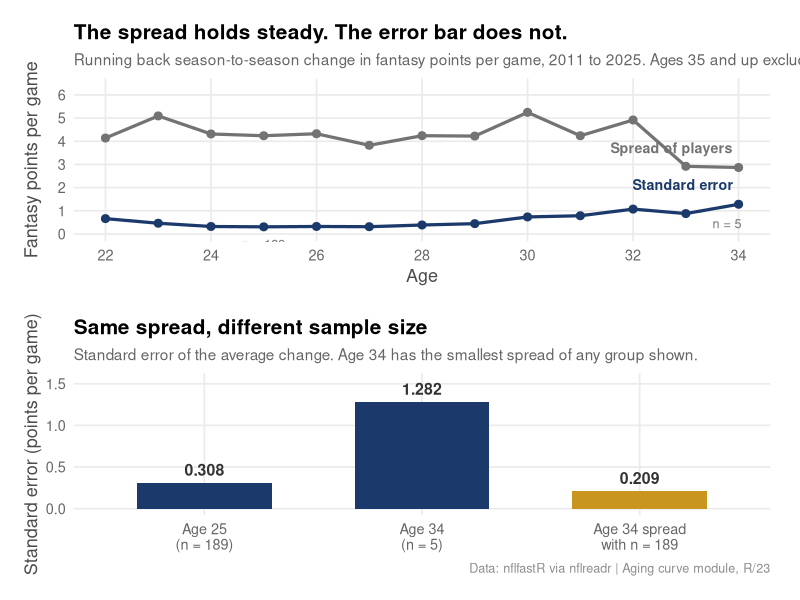

Recreate this plot in R.
# ==============================================================================
# Statistics Series - Post 19: Standard Error
# Visual script
#
# PURPOSE
# -------
# Two panels supporting the post:
#   Panel 1: spread stays flat across age while the standard error climbs.
#            The finding is the divergence between the two lines.
#   Panel 2: the counterfactual. Age 34's standard error with its own sample
#            size versus with age 25's sample size, spread held fixed.
#
# DATA PROVENANCE
# ---------------
# Every number below is hardcoded from the verified console output of
# pull_stats_post19_standard_error_data.R (run 2026-08-06). Nothing is
# re-simulated or recomputed from the pipeline. Do not reseed, do not
# re-derive: if these numbers change, the post is wrong.
#
# SCOPE
# -----
# Ages 22 through 34 only. Ages 35, 36, and 37 have 3 or fewer transitions
# and are flagged sparse by MIN_AGE_OBS in R/23. Their exclusion is stated
# in the Panel 1 subtitle rather than left silent.
#
# OUTPUT
# ------
#   stats_posts/output/plots/stats_post19_standard_error.png  (300 DPI)
#   Falls back to two separate PNGs if patchwork is unavailable.
# ==============================================================================

library(ggplot2)
library(dplyr)
library(tidyr)
library(glue)
library(here)


# ==============================================================================
# CONFIGURATION
# ==============================================================================

OUTPUT_DIR  <- here::here("stats_posts", "output", "plots")
FILE_PREFIX <- "stats_post19_"
DPI         <- 300

# Color convention:
#   navy  = the actual, observed value
#   gold  = a neutral alternative or counterfactual, NOT a wrong value
# Red is reserved for naive or incorrect values and is deliberately unused here.
COL_NAVY <- "#1B3A6B"
COL_GOLD <- "#C8951E"
COL_GRAY <- "gray45"

if (!dir.exists(OUTPUT_DIR)) {
  dir.create(OUTPUT_DIR, recursive = TRUE)
}


# ==============================================================================
# THEME
# ==============================================================================

theme_stats_post <- function(base_size = 13) {
  theme_minimal(base_size = base_size) +
    theme(
      plot.title      = element_text(face = "bold", size = rel(1.15), hjust = 0),
      plot.subtitle   = element_text(color = "gray40", size = rel(0.85), hjust = 0),
      plot.caption    = element_text(color = "gray55", size = rel(0.7),  hjust = 1),
      panel.grid.minor = element_blank(),
      axis.title      = element_text(color = "gray30"),
      axis.text       = element_text(color = "gray40"),
      legend.position = "none",
      plot.margin     = margin(12, 16, 12, 12)
    )
}


# ==============================================================================
# DATA (hardcoded from verified console output)
# ==============================================================================

# Per-age summary, running backs, ages 22-34 (non-sparse groups only).
# Source: pull script Step 5, PER-AGE SUMMARY: RB
age_data <- tibble::tribble(
  ~age, ~n_obs, ~sd_delta, ~se_delta,
   22L,    39L,     4.139,     0.663,
   23L,   121L,     5.093,     0.463,
   24L,   178L,     4.314,     0.323,
   25L,   189L,     4.238,     0.308,
   26L,   178L,     4.324,     0.324,
   27L,   148L,     3.825,     0.314,
   28L,   120L,     4.240,     0.387,
   29L,    90L,     4.223,     0.445,
   30L,    51L,     5.246,     0.735,
   31L,    29L,     4.237,     0.787,
   32L,    21L,     4.917,     1.073,
   33L,    11L,     2.919,     0.880,
   34L,     5L,     2.867,     1.282
)

# Counterfactual, from pull script Step 6.
# Age 34 spread (2.867) with age 25 sample size (189) = 0.209
CF_SE_ACTUAL       <- 1.282
CF_SE_COUNTERFACT  <- 0.209
CF_SE_AGE25        <- 0.308


# ==============================================================================
# PRE-BUILD ASSERTIONS
# ==============================================================================
# These run before any plot is constructed. A failure here means the
# hardcoded values drifted from the arithmetic they claim to represent.

stopifnot(
  "age_data has fewer than 2 rows" =
    nrow(age_data) >= 2,
  "age_data contains NA" =
    all(!is.na(age_data)),
  "se_delta does not equal sd_delta / sqrt(n_obs)" =
    all(abs(age_data$se_delta - age_data$sd_delta / sqrt(age_data$n_obs)) < 0.001),
  "se_delta should never exceed sd_delta" =
    all(age_data$se_delta <= age_data$sd_delta),
  "counterfactual does not reconcile: 2.867 / sqrt(189)" =
    abs(CF_SE_COUNTERFACT - 2.867 / sqrt(189)) < 0.001,
  "age 34 must have the smallest spread in the panel" =
    age_data$sd_delta[age_data$age == 34L] == min(age_data$sd_delta),
  "age 34 must have the widest standard error in the panel" =
    age_data$se_delta[age_data$age == 34L] == max(age_data$se_delta)
)

cat("Pre-build assertions passed.\n")


# ==============================================================================
# PANEL 1: spread flat, standard error climbing
# ==============================================================================

p1_data <- age_data %>%
  tidyr::pivot_longer(
    cols      = c(sd_delta, se_delta),
    names_to  = "measure",
    values_to = "value"
  ) %>%
  dplyr::mutate(
    measure = factor(
      measure,
      levels = c("sd_delta", "se_delta"),
      labels = c("Spread of players", "Standard error of the average")
    )
  )

# Fixed literal titles. Never assembled with paste0; length asserted below.
P1_TITLE    <- "The spread holds steady. The error bar does not."
P1_SUBTITLE <- "Running back season-to-season change in fantasy points per game, 2011 to 2025. Ages 35 and up excluded (3 or fewer players each)."

stopifnot(
  "Panel 1 title too long for one line" = nchar(P1_TITLE) <= 60,
  "Panel 1 subtitle too long"           = nchar(P1_SUBTITLE) <= 145
)

# Endpoint labels replace a legend (direct labels beat legends).
p1_labels <- p1_data %>%
  dplyr::filter(age == 34L) %>%
  dplyr::mutate(
    label = c("Spread of players", "Standard error"),
    vjust = c(-1.1, -1.1)
  )

p1 <- ggplot(p1_data, aes(x = age, y = value, group = measure, color = measure)) +
  geom_line(linewidth = 1.1) +
  geom_point(size = 2.4) +
  geom_text(
    data        = p1_labels,
    aes(label = label),
    hjust       = 1.05,
    vjust       = -1.3,
    size        = 3.6,
    fontface    = "bold",
    show.legend = FALSE
  ) +
  annotate(
    "text", x = 25, y = 0.308,
    label = "n = 189", vjust = 2.2, size = 3.2, color = COL_GRAY
  ) +
  annotate(
    "text", x = 34, y = 1.282,
    label = "n = 5", vjust = 2.4, hjust = 0.9, size = 3.2, color = COL_GRAY
  ) +
  scale_color_manual(values = c(COL_GRAY, COL_NAVY)) +
  scale_x_continuous(breaks = seq(22, 34, by = 2)) +
  scale_y_continuous(limits = c(0, 6.4), breaks = seq(0, 6, by = 1)) +
  labs(
    title    = P1_TITLE,
    subtitle = P1_SUBTITLE,
    x        = "Age",
    y        = "Fantasy points per game"
  ) +
  theme_stats_post()


# ==============================================================================
# PANEL 2: the counterfactual
# ==============================================================================

p2_data <- tibble::tibble(
  label = factor(
    c("Age 25\n(n = 189)", "Age 34\n(n = 5)", "Age 34 spread\nwith n = 189"),
    levels = c("Age 25\n(n = 189)", "Age 34\n(n = 5)", "Age 34 spread\nwith n = 189")
  ),
  se   = c(CF_SE_AGE25, CF_SE_ACTUAL, CF_SE_COUNTERFACT),
  kind = c("actual", "actual", "counterfactual")
)

P2_TITLE    <- "Same spread, different sample size"
P2_SUBTITLE <- "Standard error of the average change. Age 34 has the smallest spread of any group shown."

stopifnot(
  "Panel 2 title too long for one line" = nchar(P2_TITLE) <= 60,
  "Panel 2 subtitle too long"           = nchar(P2_SUBTITLE) <= 145,
  "Panel 2 bars must be non-negative"   = all(p2_data$se >= 0)
)

p2 <- ggplot(p2_data, aes(x = label, y = se, fill = kind)) +
  geom_col(width = 0.62) +
  geom_text(
    aes(label = sprintf("%.3f", se)),
    vjust    = -0.6,
    size     = 4,
    fontface = "bold",
    color    = "gray20"
  ) +
  scale_fill_manual(values = c("actual" = COL_NAVY, "counterfactual" = COL_GOLD)) +
  scale_y_continuous(limits = c(0, 1.55), breaks = seq(0, 1.5, by = 0.5)) +
  labs(
    title    = P2_TITLE,
    subtitle = P2_SUBTITLE,
    x        = NULL,
    y        = "Standard error (points per game)",
    caption  = "Data: nflfastR via nflreadr | Aging curve module, R/23"
  ) +
  theme_stats_post()


# ==============================================================================
# ASSEMBLE AND SAVE
# ==============================================================================

out_combined <- file.path(OUTPUT_DIR, paste0(FILE_PREFIX, "standard_error.png"))

if (requireNamespace("patchwork", quietly = TRUE)) {

  library(patchwork)
  combined <- p1 / p2 + patchwork::plot_layout(heights = c(1.15, 1))

  ggsave(
    filename = out_combined,
    plot     = combined,
    width    = 9,
    height   = 10.5,
    dpi      = DPI
  )
  cat(glue("Saved: {out_combined}\n"))

} else {

  message("patchwork not installed. Saving panels as separate files.")

  out_p1 <- file.path(OUTPUT_DIR, paste0(FILE_PREFIX, "panel1_spread_vs_se.png"))
  out_p2 <- file.path(OUTPUT_DIR, paste0(FILE_PREFIX, "panel2_counterfactual.png"))

  ggsave(filename = out_p1, plot = p1, width = 9, height = 5.6, dpi = DPI)
  ggsave(filename = out_p2, plot = p2, width = 9, height = 5.2, dpi = DPI)

  cat(glue("Saved: {out_p1}\n"))
  cat(glue("Saved: {out_p2}\n"))
}


# ==============================================================================
# CONSOLE SUMMARY AND RENDER WATCH ITEMS
# ==============================================================================

cat("\n")
cat("==============================================================\n")
cat("  Post 19 visuals built. Check these in the rendered PNG:\n")
cat("==============================================================\n")
cat("  1. Panel 1 title fits on ONE line (this was the Post 18 v2 failure).\n")
cat("  2. The two endpoint labels at age 34 do not collide with each\n")
cat("     other or with the 'n = 5' annotation.\n")
cat("  3. The gray spread line reads as roughly flat while the navy\n")
cat("     standard error line clearly climbs after age 29.\n")
cat("  4. Panel 2: all three value labels sit above their bars and\n")
cat("     none is clipped by the 1.55 y-axis ceiling.\n")
cat("  5. Panel 2 x-axis labels wrap to two lines without overlapping.\n")
cat("==============================================================\n\n")
